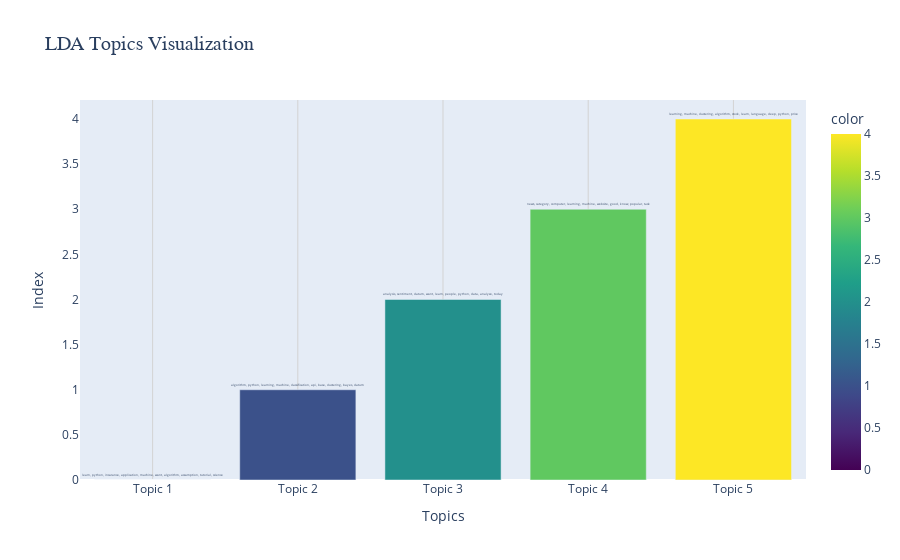

Here is the notebook cell this chart was saved with:
### Markdown cell above
# Let perform Topic Modelling using LDA

### Code cell
from sklearn.feature_extraction.text import CountVectorizer
from sklearn.decomposition import LatentDirichletAllocation as LDA
import plotly.express as px

# Preprocess text and fit LDA 
vectorizer = CountVectorizer(max_df=0.95, min_df=2, stop_words='english')
dtm = vectorizer.fit_transform(
    data['Article'].dropna().apply(
        lambda x: " ".join([token.lemma_.lower() for token in nlp(str(x)) 
                           if not token.is_stop and not token.is_punct and not token.is_digit])
    )
)
lda = LDA(n_components=5, random_state=42).fit(dtm)

# Display and Visualize Topics
def show_lda_topics(model, vectorizer, num_words=10):
    """Display and visualize LDA topics."""
    # Extract top words for each topic
    topics = [", ".join([vectorizer.get_feature_names_out()[i] 
                        for i in topic.argsort()[-num_words:][::-1]]) 
              for topic in model.components_]
    
    # Print topics
    for idx, topic in enumerate(topics):
        print(f"Topic {idx + 1}: {topic}")

    # Visualize with Plotly
    fig = px.bar(
        x=[f'Topic {i+1}' for i in range(len(topics))],
        y=[i for i in range(len(topics))],
        text=topics,
        title='LDA Topics Visualization',
        labels={'x': 'Topics', 'text': 'Top Words'},
        color=[i for i in range(len(topics))],
        color_continuous_scale='Viridis'
    )
    fig.update_traces(textposition='outside')
    fig.update_layout(
        yaxis={'showgrid': False, 'title': 'Index'},
        xaxis={'title': 'Topics', 'showgrid': True, 'gridcolor': 'LightGray'},
        title_font={'size': 20, 'family': "Arial"},
        bargap=0.2
    )
    fig.show()

# Run the function
show_lda_topics(lda, vectorizer)

### Figure 1 — Plotly figure (JSON) as saved in the notebook; plotly's stock layout.template omitted (floating-point values rounded to 4 significant figures)
{"data": [{"alignmentgroup": "True", "hovertemplate": "Topics=%{x}<br>y=%{y}<br>Top Words=%{text}<br>color=%{marker.color}<extra></extra>", "legendgroup": "", "marker": {"color": [0, 1, 2, 3, 4], "coloraxis": "coloraxis", "pattern": {"shape": ""}}, "name": "", "offsetgroup": "", "orientation": "v", "showlegend": false, "text": ["learn, python, insurance, application, machine, want, algorithm, assumption, tutorial, science", "algorithm, python, learning, machine, classification, api, base, clustering, bayes, datum", "analysis, sentiment, datum, want, learn, people, python, data, analyze, today", "news, category, computer, learning, machine, website, good, know, popular, task", "learning, machine, clustering, algorithm, stock, learn, language, deep, python, price"], "textposition": "outside", "type": "bar", "x": ["Topic 1", "Topic 2", "Topic 3", "Topic 4", "Topic 5"], "xaxis": "x", "y": [0, 1, 2, 3, 4], "yaxis": "y"}], "layout": {"bargap": 0.2, "barmode": "relative", "coloraxis": {"colorbar": {"title": {"text": "color"}}, "colorscale": [[0, "#440154"], [0.1111, "#482878"], [0.2222, "#3e4989"], [0.3333, "#31688e"], [0.4444, "#26828e"], [0.5556, "#1f9e89"], [0.6667, "#35b779"], [0.7778, "#6ece58"], [0.8889, "#b5de2b"], [1, "#fde725"]]}, "legend": {"tracegroupgap": 0}, "title": {"font": {"family": "Arial", "size": 20}, "text": "LDA Topics Visualization"}, "xaxis": {"anchor": "y", "domain": [0, 1], "gridcolor": "LightGray", "showgrid": true, "title": {"text": "Topics"}}, "yaxis": {"anchor": "x", "domain": [0, 1], "showgrid": false, "title": {"text": "Index"}}}}
